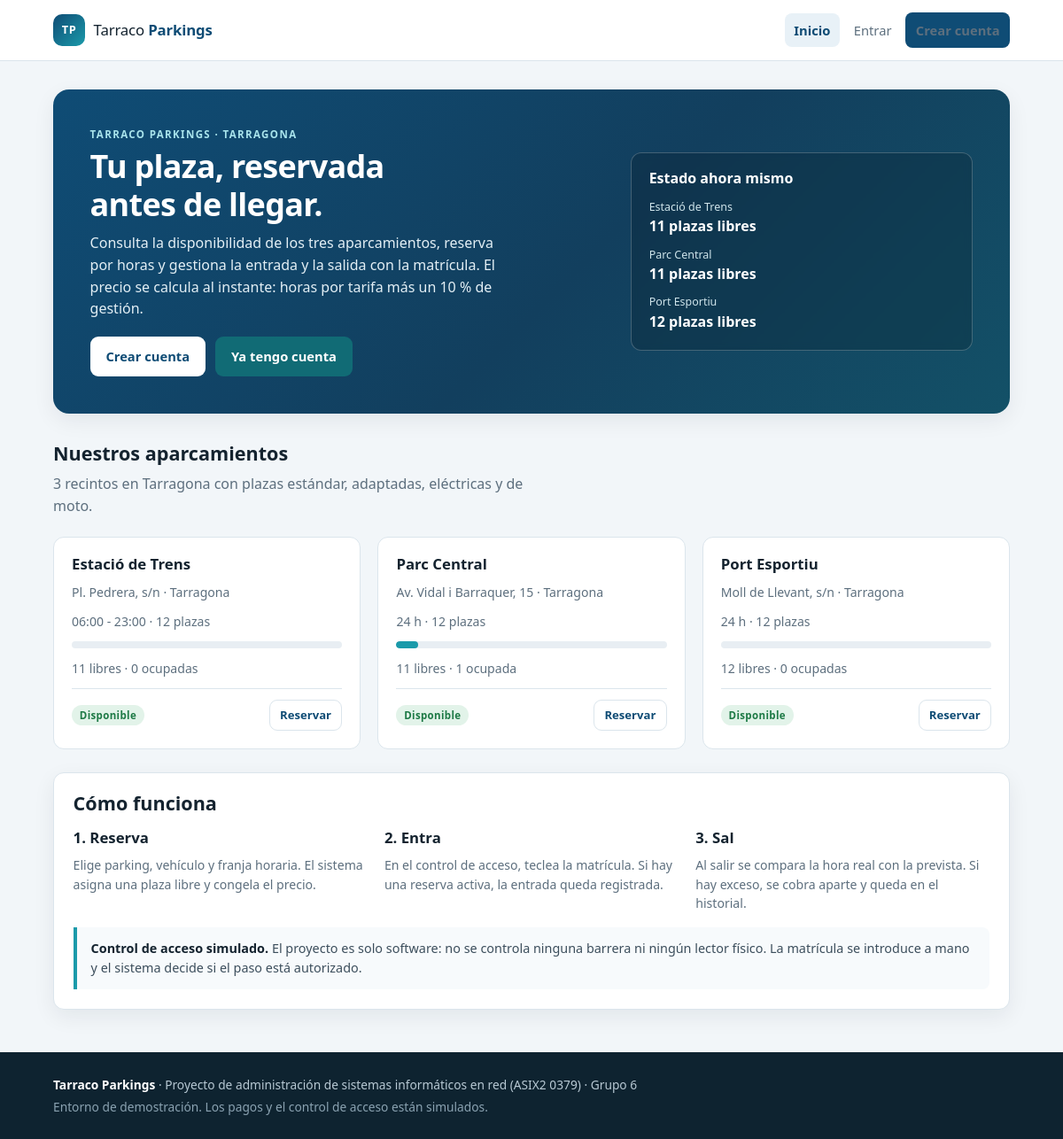
The app's page /app/public/index.php with its own data.
### tables this page shows
CREATE TABLE PARKING (
  id_parking       INT UNSIGNED  NOT NULL AUTO_INCREMENT,
  nombre           VARCHAR(80)   NOT NULL,
  direccion        VARCHAR(150)  NOT NULL,
  ciudad           VARCHAR(50)   NOT NULL DEFAULT 'Tarragona',
  descripcion      VARCHAR(255)      NULL,
  capacidad_total  INT UNSIGNED  NOT NULL,
  horario          VARCHAR(80)   NOT NULL DEFAULT '24 h',
  latitud          DECIMAL(10,7)     NULL,
  longitud         DECIMAL(10,7)     NULL,
  activo           TINYINT(1)    NOT NULL DEFAULT 1,
  PRIMARY KEY (id_parking),
  KEY idx_parking_ciudad (ciudad, activo),
  CONSTRAINT chk_parking_capacidad CHECK (capacidad_total >= 0)
);

### app/src/bootstrap.php (called while the page is built, shortened)
<?php
spl_autoload_register(static function (string $class): void {
    $file = APP_ROOT . '/src/' . $class . '.php';
});
function e(mixed $value): string
{
    return htmlspecialchars((string) $value, ENT_QUOTES | ENT_SUBSTITUTE, 'UTF-8');
}
function plural(int $n, string $singular, string $plural): string
{
    return $n === 1 ? "{$n} {$singular}" : "{$n} {$plural}";
}
function render_header(string $title, string $active = '', bool $adminLayout = false): void
{
    $activeNav = $active;
    require APP_ROOT . '/templates/header.php';
}
function render_footer(): void
{
    require APP_ROOT . '/templates/footer.php';
}
function nav_active(string $key, string $active): string
{
    return $key === $active ? ' aria-current="page" class="active"' : '';
}

### app/src/Auth.php (called while the page is built, shortened)
<?php
final class Auth
{
    public static function cliente(): ?array
    {
        return $_SESSION['cliente'] ?? null;
    }
}

### app/src/Database.php (called while the page is built, shortened)
<?php
final class Database
{
    private static ?PDO $pdo = null;
    public static function connection(): PDO
    {
        if (self::$pdo instanceof PDO) {
            return self::$pdo;
        }
        $root = defined('APP_ROOT') ? APP_ROOT : dirname(__DIR__);
        $config = require $root . '/config/database.php';
        self::$pdo = new PDO(
            $config['dsn'],
            $config['user'],
            $config['password'],
            $config['options']
        );
        return self::$pdo;
    }
}

### app/config/database.php (called while the page is built, shortened)
<?php
$host = getenv('DB_HOST') ?: 'db';
$port = (int) (getenv('DB_PORT') ?: 3306);
$name = getenv('DB_NAME') ?: 'tarraco_parkings';
return [
    'dsn'      => sprintf('mysql:host=%s;port=%d;dbname=%s;charset=utf8mb4', $host, $port, $name),
    'user'     => getenv('DB_USER') ?: 'tarraco',
    'password' => getenv('DB_PASSWORD') ?: '',
    'options'  => [
        PDO::ATTR_ERRMODE            => PDO::ERRMODE_EXCEPTION,
        PDO::ATTR_DEFAULT_FETCH_MODE => PDO::FETCH_ASSOC,
        PDO::ATTR_EMULATE_PREPARES   => false,
        PDO::ATTR_STRINGIFY_FETCHES  => false,
    ],
];

### app/src/Parking.php (called while the page is built, shortened)
<?php
final class Parking
{
    public static function allActive(): array
    {
        $stmt = Database::connection()->query(
            'SELECT * FROM PARKING WHERE activo = 1 ORDER BY nombre'
        );
        return $stmt->fetchAll();
    }
    public static function plazasLibres(int $idParking): int
    {
        $stmt = Database::connection()->prepare(
            "SELECT COUNT(*) FROM PLAZA
              WHERE id_parking = :id AND estado = 'LIBRE'"
        );
        $stmt->execute(['id' => $idParking]);
        return (int) $stmt->fetchColumn();
    }
    public static function ocupacion(int $idParking): array
    {
        $stmt = Database::connection()->prepare(
            "SELECT
                 COUNT(*) AS total,
                 SUM(estado = 'OCUPADA') AS ocupadas,
                 SUM(estado = 'FUERA_SERVICIO') AS fuera_servicio
               FROM PLAZA
              WHERE id_parking = :id"
        );
        $stmt->execute(['id' => $idParking]);
        $row = $stmt->fetch() ?: ['total' => 0, 'ocupadas' => 0, 'fuera_servicio' => 0];
        $total = max(1, (int) $row['total'] - (int) $row['fuera_servicio']);
        $ocupadas = (int) $row['ocupadas'];
        return [
            'total'       => (int) $row['total'],
            'ocupadas'    => $ocupadas,
            'porcentaje'  => (int) round($ocupadas * 100 / $total),
        ];
    }
}

### app/public/index.php (the view, shortened to what this page needs)
<?php
require_once __DIR__ . '/../src/bootstrap.php';
$parkings = Parking::allActive();
render_header('Reserva de plazas de parking en Tarragona', 'inicio');
?>
<section class="hero">
    <div>
        <p class="eyebrow">Tarraco Parkings · Tarragona</p>
        <h1>Tu plaza, reservada antes de llegar.</h1>
        <p>
            Consulta la disponibilidad de los tres aparcamientos, reserva por horas y
            gestiona la entrada y la salida con la matrícula. El precio se calcula al
            instante: horas por tarifa más un 10 % de gestión.
        </p>
        <div class="hero-actions">
            <?php if (Auth::cliente()): ?>
                <a class="btn btn-light" href="/reservation.php">Reservar una plaza</a>
                <a class="btn btn-accent" href="/dashboard.php">Ir a mi panel</a>
            <?php else: ?>
                <a class="btn btn-light" href="/register.php">Crear cuenta</a>
                <a class="btn btn-accent" href="/login.php">Ya tengo cuenta</a>
            <?php endif; ?>
        </div>
    </div>
    <aside class="hero-card">
        <h2>Estado ahora mismo</h2>
        <dl>
            <?php foreach ($parkings as $parking): ?>
                <div>
                    <dt><?= e($parking['nombre']) ?></dt>
                    <dd><?= plural(Parking::plazasLibres((int) $parking['id_parking']), 'plaza libre', 'plazas libres') ?></dd>
                </div>
            <?php endforeach; ?>
        </dl>
    </aside>
</section>
<div class="page-head">
    <div>
        <h2>Nuestros aparcamientos</h2>
        <p><?= plural(count($parkings), 'recinto', 'recintos') ?> en Tarragona con plazas estándar, adaptadas, eléctricas y de moto.</p>
    </div>
</div>
<div class="grid grid-3">
    <?php foreach ($parkings as $parking): ?>
        <?php
        $idParking = (int) $parking['id_parking'];
        $libres    = Parking::plazasLibres($idParking);
        $ocupacion = Parking::ocupacion($idParking);
        $clase     = $ocupacion['porcentaje'] >= 90 ? 'is-full' : ($ocupacion['porcentaje'] >= 65 ? 'is-high' : '');
        ?>
        <article class="parking-card">
            <h3><?= e($parking['nombre']) ?></h3>
            <p class="parking-meta"><?= e($parking['direccion']) ?> · <?= e($parking['ciudad']) ?></p>
            <p class="parking-meta"><?= e($parking['horario']) ?> · <?= plural((int) $parking['capacidad_total'], 'plaza', 'plazas') ?></p>
            <div class="meter <?= $clase ?>" aria-hidden="true">
                <span style="width: <?= min(100, $ocupacion['porcentaje']) ?>%"></span>
            </div>
            <p class="parking-meta">
                <?= plural($libres, 'libre', 'libres') ?> · <?= plural($ocupacion['ocupadas'], 'ocupada', 'ocupadas') ?>
            </p>
            <div class="parking-foot">
                <span class="badge badge-<?= $libres > 0 ? 'LIBRE' : 'OCUPADA' ?>">
                    <?= $libres > 0 ? 'Disponible' : 'Completo' ?>
                </span>
                <?php if ($libres > 0): ?>
                    <a class="btn btn-ghost btn-small" href="/reservation.php?parking=<?= $idParking ?>">Reservar</a>
                <?php else: ?>
                    <span class="parking-meta">Sin plazas ahora mismo</span>
                <?php endif; ?>
            </div>
        </article>
    <?php endforeach; ?>
</div>
<section class="card" style="margin-top: 1.6rem;">
    <div class="card-head">
        <h2>Cómo funciona</h2>
    </div>
    <div class="grid grid-3">
        <div>
            <h3>1. Reserva</h3>
            <p class="parking-meta">Elige parking, vehículo y franja horaria. El sistema asigna una plaza libre y congela el precio.</p>
        </div>
        <div>
            <h3>2. Entra</h3>
            <p class="parking-meta">En el control de acceso, teclea la matrícula. Si hay una reserva activa, la entrada queda registrada.</p>
        </div>
        <div>
            <h3>3. Sal</h3>
            <p class="parking-meta">Al salir se compara la hora real con la prevista. Si hay exceso, se cobra aparte y queda en el historial.</p>
        </div>
    </div>
    <div class="note" style="margin-top: 1rem;">
        <strong>Control de acceso simulado.</strong> El proyecto es solo software: no se
        controla ninguna barrera ni ningún lector físico. La matrícula se introduce a mano
        y el sistema decide si el paso está autorizado.
    </div>
</section>
<?php render_footer(); ?>

### app/templates/header.php (shortened to what this page needs)
<?php
$clienteActual = Auth::cliente();
$esAdmin       = !empty($adminLayout);
?>
<!doctype html>
<html lang="es">
<head>
    <link rel="stylesheet" href="/css/style.css">
</head>
<body class="<?= $esAdmin ? 'layout-admin' : '' ?>">
<header class="site-header">
    <div class="container header-inner">
        <a class="brand" href="<?= $esAdmin ? '/admin/index.php' : '/index.php' ?>">
            <span class="brand-mark" aria-hidden="true">TP</span>
            <span class="brand-text">Tarraco <b>Parkings</b></span>
        </a>
        <?php require __DIR__ . '/nav.php'; ?>
    </div>
</header>
<main id="contenido" class="container main">

### app/templates/nav.php (shortened to what this page needs)
<?php
$clienteActual = $clienteActual ?? Auth::cliente();
$adminActual   = $adminActual ?? Auth::admin();
$esAdmin       = $esAdmin ?? false;
$activeNav     = $activeNav ?? '';
?>
<nav class="site-nav" aria-label="Navegación principal">
<?php if ($esAdmin): ?>
    <?php if ($adminActual): ?>
        <a href="/admin/index.php"<?= nav_active('admin', $activeNav) ?>>Panel</a>
        <a href="/admin/parkings.php"<?= nav_active('parkings', $activeNav) ?>>Parkings</a>
        <a href="/admin/reservations.php"<?= nav_active('reservas', $activeNav) ?>>Reservas</a>
        <a href="/admin/users.php"<?= nav_active('usuarios', $activeNav) ?>>Clientes</a>
        <a href="/admin/audit.php"<?= nav_active('auditoria', $activeNav) ?>>Auditoría</a>
        <a href="/access-control.php"<?= nav_active('acceso', $activeNav) ?>>Control de acceso</a>
    <?php endif; ?>
    <a href="/index.php" class="nav-secondary">Ver el sitio</a>
    <?php if ($adminActual): ?>
        <span class="nav-user"><?= e($adminActual['nombre']) ?></span>
        <form method="post" action="/logout.php" class="inline-form">
            <?= csrf_field() ?>
            <button type="submit" class="link-button">Salir</button>
        </form>
    <?php endif; ?>
<?php else: ?>
    <a href="/index.php"<?= nav_active('inicio', $activeNav) ?>>Inicio</a>
    <?php if ($clienteActual): ?>
        <a href="/access-control.php"<?= nav_active('acceso', $activeNav) ?>>Control de acceso</a>
        <a href="/dashboard.php"<?= nav_active('panel', $activeNav) ?>>Mi panel</a>
        <a href="/my-reservations.php"<?= nav_active('reservas', $activeNav) ?>>Mis reservas</a>
        <a href="/vehicles.php"<?= nav_active('vehiculos', $activeNav) ?>>Vehículos</a>
        <a href="/profile.php"<?= nav_active('perfil', $activeNav) ?>>Perfil</a>
        <span class="nav-user"><?= e($clienteActual['nombre']) ?></span>
        <form method="post" action="/logout.php" class="inline-form">
            <?= csrf_field() ?>
            <button type="submit" class="link-button">Salir</button>
        </form>
    <?php else: ?>
        <a href="/login.php"<?= nav_active('login', $activeNav) ?>>Entrar</a>
        <a href="/register.php" class="btn btn-primary btn-small">Crear cuenta</a>
    <?php endif; ?>
<?php endif; ?>
</nav>

### app/templates/footer.php (shortened to what this page needs)
</main>
<footer class="site-footer">
    <div class="container footer-inner">
        <p>
            <strong>Tarraco Parkings</strong> · Proyecto de administración de sistemas
            informáticos en red (ASIX2 0379) · Grupo 6
        </p>
        <p class="footer-meta">
            Entorno de demostración. Los pagos y el control de acceso están simulados.
        </p>
    </div>
</footer>
</body>
</html>

### records on screen
parking: nombre "Estació de Trens", id_parking "11 plazas libres", direccion "Pl. Pedrera, s/n", ciudad "Tarragona", horario "06:00 - 23:00", capacidad_total "12 plazas", libres "11 libres", ocupadas "0 ocupadas", shows "Disponible"
parking: nombre "Parc Central", id_parking "11 plazas libres", direccion "Av. Vidal i Barraquer, 15", ciudad "Tarragona", horario "24 h", capacidad_total "12 plazas", min(100, $ocupacion['porcentaje']) 8 (drawn), libres "11 libres", ocupadas "1 ocupada", shows "Disponible"
parking: nombre "Port Esportiu", id_parking "12 plazas libres", direccion "Moll de Llevant, s/n", ciudad "Tarragona", horario "24 h", capacidad_total "12 plazas", libres "12 libres", ocupadas "0 ocupadas", shows "Disponible"

### other values on screen
plural(count($parkings), 'recinto', 'recintos') "3 recintos"
